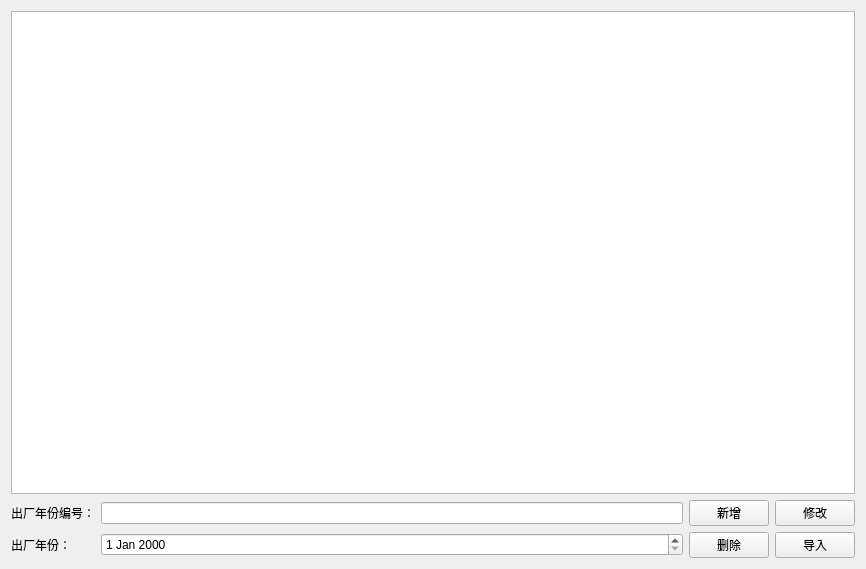
<?xml version="1.0" encoding="UTF-8"?>
<ui version="4.0">
 <class>Form</class>
 <widget class="QWidget" name="Form">
  <property name="geometry">
   <rect>
    <x>0</x>
    <y>0</y>
    <width>866</width>
    <height>569</height>
   </rect>
  </property>
  <property name="windowTitle">
   <string>Form</string>
  </property>
  <layout class="QGridLayout" name="gridLayout_2">
   <item row="0" column="0">
    <widget class="QTableWidget" name="tw_yearSet"/>
   </item>
   <item row="1" column="0">
    <layout class="QGridLayout" name="gridLayout">
     <item row="0" column="0">
      <widget class="QLabel" name="label">
       <property name="text">
        <string>出厂年份编号：</string>
       </property>
      </widget>
     </item>
     <item row="0" column="2">
      <widget class="QLineEdit" name="le_yearID"/>
     </item>
     <item row="0" column="3">
      <widget class="QPushButton" name="pb_add">
       <property name="text">
        <string>新增</string>
       </property>
      </widget>
     </item>
     <item row="0" column="4">
      <widget class="QPushButton" name="pb_update">
       <property name="text">
        <string>修改</string>
       </property>
      </widget>
     </item>
     <item row="1" column="0">
      <widget class="QLabel" name="label_2">
       <property name="text">
        <string>出厂年份：</string>
       </property>
      </widget>
     </item>
     <item row="1" column="4">
      <widget class="QPushButton" name="pb_input">
       <property name="text">
        <string>导入</string>
       </property>
      </widget>
     </item>
     <item row="1" column="3">
      <widget class="QPushButton" name="pb_del">
       <property name="text">
        <string>删除</string>
       </property>
      </widget>
     </item>
     <item row="1" column="2">
      <widget class="QDateEdit" name="de_year"/>
     </item>
    </layout>
   </item>
  </layout>
 </widget>
 <resources/>
 <connections/>
</ui>
